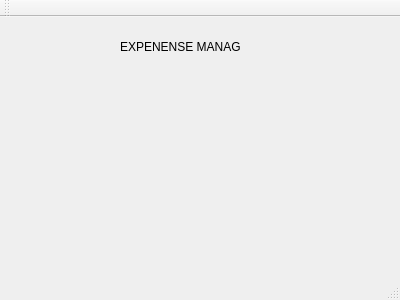
<?xml version="1.0" encoding="UTF-8"?>
<ui version="4.0">
 <class>MainWindow</class>
 <widget class="QMainWindow" name="MainWindow">
  <property name="geometry">
   <rect>
    <x>0</x>
    <y>0</y>
    <width>400</width>
    <height>300</height>
   </rect>
  </property>
  <property name="windowTitle">
   <string>MainWindow</string>
  </property>
  <widget class="QWidget" name="centralWidget">
   <widget class="QLabel" name="label">
    <property name="geometry">
     <rect>
      <x>120</x>
      <y>20</y>
      <width>121</width>
      <height>20</height>
     </rect>
    </property>
    <property name="text">
     <string>EXPENENSE MANAGER</string>
    </property>
   </widget>
  </widget>
  <widget class="QMenuBar" name="menuBar">
   <property name="geometry">
    <rect>
     <x>0</x>
     <y>0</y>
     <width>400</width>
     <height>21</height>
    </rect>
   </property>
  </widget>
  <widget class="QToolBar" name="mainToolBar">
   <attribute name="toolBarArea">
    <enum>TopToolBarArea</enum>
   </attribute>
   <attribute name="toolBarBreak">
    <bool>false</bool>
   </attribute>
  </widget>
  <widget class="QStatusBar" name="statusBar"/>
 </widget>
 <layoutdefault spacing="6" margin="11"/>
 <resources/>
 <connections/>
</ui>
